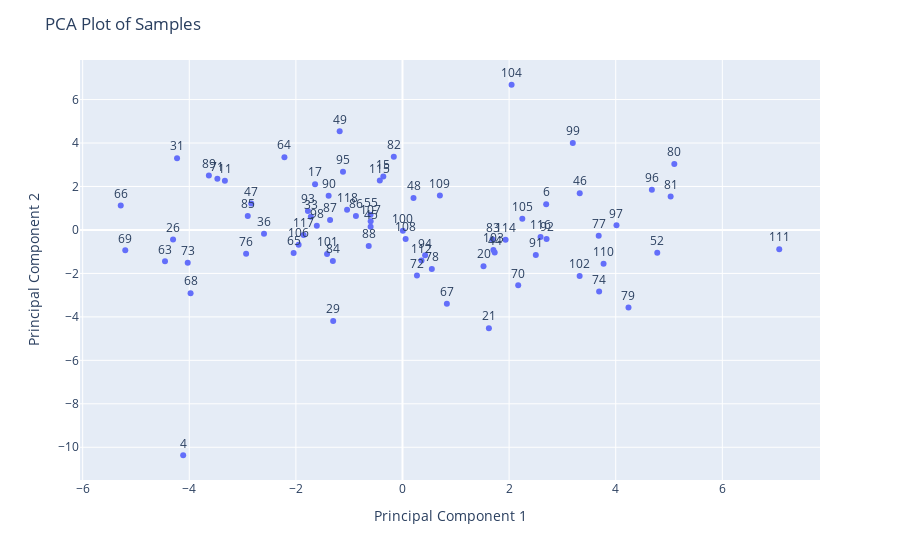

The cell this chart's notebook holds for it:
### Code cell
import pandas as pd
from sklearn.decomposition import PCA
from sklearn.preprocessing import StandardScaler
import plotly.express as px

# Assuming 'df' is your DataFrame and it includes a 'subject_id'

# Exclude the first four categorical columns and standardize the rest
X = df.iloc[:, 8:]  # Adjust as necessary
scaler = StandardScaler()
X_scaled = scaler.fit_transform(X)

# Perform PCA
pca = PCA(n_components=2)
principal_components = pca.fit_transform(X_scaled)

# Create a DataFrame with the principal components
pca_df = pd.DataFrame(data=principal_components, columns=['PC1', 'PC2'])

# Add 'subject_id' for labeling in the plot
pca_df['subject_id'] = df['subject_id']  # Adjust this if using a different identifier

# Create an interactive scatter plot with Plotly Express
fig = px.scatter(pca_df, x='PC1', y='PC2', text='subject_id', hover_data=['subject_id'])
fig.update_traces(textposition='top center')

# Enhance the plot with titles and labels
fig.update_layout(title='PCA Plot of Samples',
                  xaxis_title='Principal Component 1',
                  yaxis_title='Principal Component 2',
                  legend_title='Subject ID')

# Show the plot
fig.show()

### Figure 1 — Plotly figure (JSON) as saved in the notebook; plotly's stock layout.template omitted (floating-point values rounded to 4 significant figures)
{"data": [{"customdata": [[4], [6], [11], [15], [17], [20], [21], [26], [29], [31], [33], [36], [44], [45], [46], [47], [48], [49], [52], [55], [63], [64], [65], [66], [67], [68], [69], [70], [71], [72], [73], [74], [76], [77], [78], [79], [80], [81], [82], [83], [84], [85], [86], [87], [88], [89], [90], [91], [92], [93], [94], [95], [96], [97], [98], [99], [100], [101], [102], [103], [104], [105], [106], [107], [108], [109], [110], [111], [112], [114], [115], [116], [117], [118]], "hovertemplate": "PC1=%{x}<br>PC2=%{y}<br>subject_id=%{customdata[0]}<extra></extra>", "legendgroup": "", "marker": {"color": "#636efa", "symbol": "circle"}, "mode": "markers+text", "name": "", "orientation": "v", "showlegend": false, "text": [4, 6, 11, 15, 17, 20, 21, 26, 29, 31, 33, 36, 44, 45, 46, 47, 48, 49, 52, 55, 63, 64, 65, 66, 67, 68, 69, 70, 71, 72, 73, 74, 76, 77, 78, 79, 80, 81, 82, 83, 84, 85, 86, 87, 88, 89, 90, 91, 92, 93, 94, 95, 96, 97, 98, 99, 100, 101, 102, 103, 104, 105, 106, 107, 108, 109, 110, 111, 112, 114, 115, 116, 117, 118], "textposition": "top center", "type": "scatter", "x": [-4.114, 2.696, -3.332, -0.36, -1.64, 1.52, 1.621, -4.304, -1.3, -4.23, -1.72, -2.598, 1.73, -0.5982, 3.325, -2.838, 0.2066, -1.179, 4.78, -0.6002, -4.455, -2.215, -2.042, -5.286, 0.8325, -3.976, -5.201, 2.171, -3.473, 0.2714, -4.029, 3.689, -2.934, 3.681, 0.5504, 4.24, 5.1, 5.031, -0.1633, 1.689, -1.307, -2.903, -0.8737, -1.358, -0.6336, -3.633, -1.386, 2.501, 2.703, -1.774, 0.4246, -1.116, 4.678, 4.015, -1.607, 3.195, 0.006627, -1.415, 3.323, 1.705, 2.047, 2.248, -1.949, -0.5971, 0.05882, 0.7015, 3.772, 7.068, 0.3571, 1.934, -0.4258, 2.59, -1.855, -1.039], "xaxis": "x", "y": [-10.37, 1.188, 2.269, 2.457, 2.103, -1.667, -4.519, -0.4422, -4.191, 3.301, 0.6035, -0.1741, -1.043, 0.1483, 1.692, 1.213, 1.469, 4.538, -1.052, 0.698, -1.444, 3.347, -1.063, 1.124, -3.398, -2.912, -0.9392, -2.546, 2.36, -2.091, -1.51, -2.827, -1.098, -0.2713, -1.802, -3.568, 3.029, 1.538, 3.372, -0.4409, -1.423, 0.6384, 0.6402, 0.4532, -0.7421, 2.506, 1.573, -1.157, -0.4152, 0.8667, -1.165, 2.674, 1.844, 0.2159, 0.1886, 3.996, -0.0329, -1.112, -2.117, -0.923, 6.681, 0.5123, -0.6812, 0.3965, -0.4208, 1.584, -1.56, -0.8853, -1.402, -0.452, 2.27, -0.3295, -0.2345, 0.9271], "yaxis": "y"}], "layout": {"legend": {"title": {"text": "Subject ID"}, "tracegroupgap": 0}, "margin": {"t": 60}, "title": {"text": "PCA Plot of Samples"}, "xaxis": {"anchor": "y", "domain": [0, 1], "title": {"text": "Principal Component 1"}}, "yaxis": {"anchor": "x", "domain": [0, 1], "title": {"text": "Principal Component 2"}}}}
